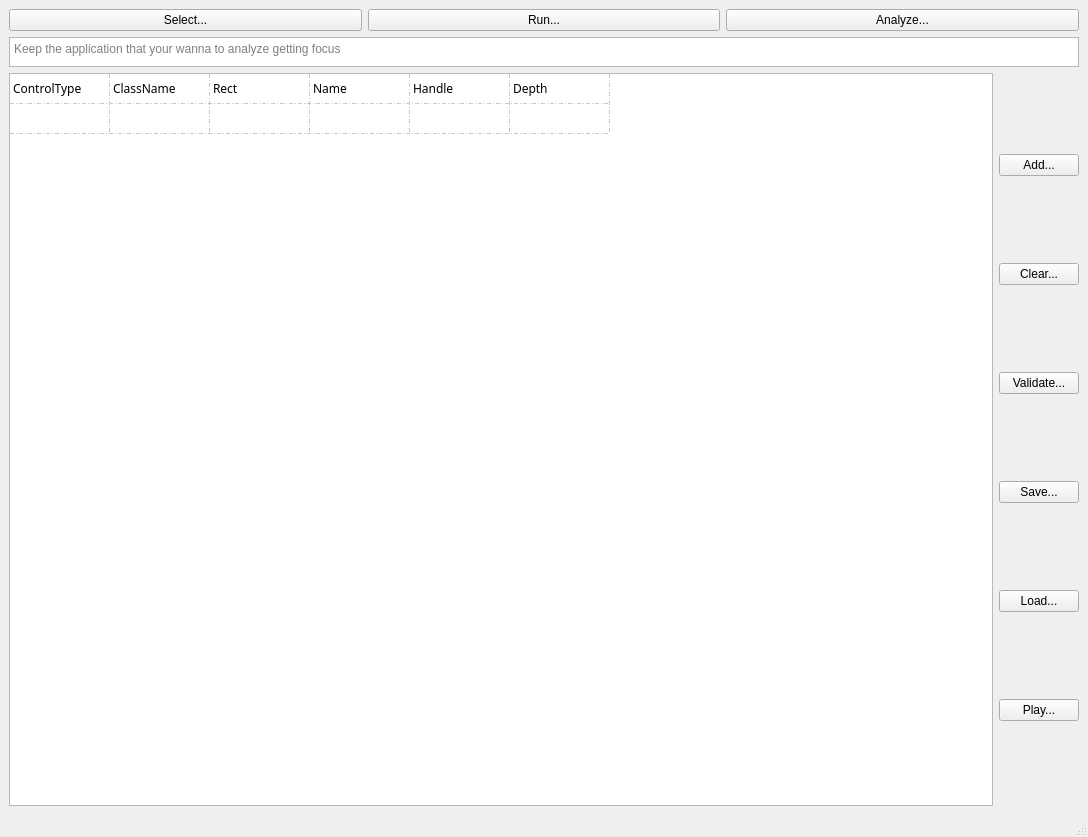
<?xml version="1.0" encoding="UTF-8"?>
<ui version="4.0">
 <class>MainWindow</class>
 <widget class="QMainWindow" name="MainWindow">
  <property name="geometry">
   <rect>
    <x>0</x>
    <y>0</y>
    <width>1088</width>
    <height>837</height>
   </rect>
  </property>
  <property name="sizePolicy">
   <sizepolicy hsizetype="Preferred" vsizetype="Fixed">
    <horstretch>0</horstretch>
    <verstretch>0</verstretch>
   </sizepolicy>
  </property>
  <property name="maximumSize">
   <size>
    <width>16777215</width>
    <height>900</height>
   </size>
  </property>
  <property name="windowTitle">
   <string>UIAuto</string>
  </property>
  <widget class="QWidget" name="centralwidget">
   <property name="sizePolicy">
    <sizepolicy hsizetype="Preferred" vsizetype="Fixed">
     <horstretch>0</horstretch>
     <verstretch>0</verstretch>
    </sizepolicy>
   </property>
   <property name="maximumSize">
    <size>
     <width>16777215</width>
     <height>900</height>
    </size>
   </property>
   <layout class="QVBoxLayout" name="verticalLayout">
    <item>
     <layout class="QHBoxLayout" name="horizontalLayout">
      <item>
       <widget class="QPushButton" name="select_button">
        <property name="text">
         <string>Select...</string>
        </property>
       </widget>
      </item>
      <item>
       <widget class="QPushButton" name="run_button">
        <property name="text">
         <string>Run...</string>
        </property>
       </widget>
      </item>
      <item>
       <widget class="QPushButton" name="analyze_button">
        <property name="text">
         <string>Analyze...</string>
        </property>
       </widget>
      </item>
     </layout>
    </item>
    <item>
     <widget class="QTextBrowser" name="textBrowser">
      <property name="maximumSize">
       <size>
        <width>16777215</width>
        <height>30</height>
       </size>
      </property>
      <property name="placeholderText">
       <string>Keep the application that your wanna to analyze getting focus</string>
      </property>
     </widget>
    </item>
    <item>
     <layout class="QHBoxLayout" name="horizontalLayout_2">
      <property name="sizeConstraint">
       <enum>QLayout::SetMinAndMaxSize</enum>
      </property>
      <item>
       <widget class="QTableWidget" name="tableWidget">
        <property name="font">
         <font>
          <family>微软雅黑</family>
         </font>
        </property>
        <property name="gridStyle">
         <enum>Qt::DashDotLine</enum>
        </property>
        <property name="sortingEnabled">
         <bool>false</bool>
        </property>
        <property name="rowCount">
         <number>2</number>
        </property>
        <property name="columnCount">
         <number>6</number>
        </property>
        <attribute name="horizontalHeaderVisible">
         <bool>false</bool>
        </attribute>
        <attribute name="horizontalHeaderCascadingSectionResizes">
         <bool>false</bool>
        </attribute>
        <attribute name="horizontalHeaderHighlightSections">
         <bool>true</bool>
        </attribute>
        <attribute name="horizontalHeaderShowSortIndicator" stdset="0">
         <bool>false</bool>
        </attribute>
        <attribute name="verticalHeaderVisible">
         <bool>false</bool>
        </attribute>
        <row/>
        <row/>
        <column/>
        <column/>
        <column/>
        <column/>
        <column/>
        <column/>
        <item row="0" column="0">
         <property name="text">
          <string>ControlType</string>
         </property>
        </item>
        <item row="0" column="1">
         <property name="text">
          <string>ClassName</string>
         </property>
        </item>
        <item row="0" column="2">
         <property name="text">
          <string>Rect</string>
         </property>
        </item>
        <item row="0" column="3">
         <property name="text">
          <string>Name</string>
         </property>
        </item>
        <item row="0" column="4">
         <property name="text">
          <string>Handle</string>
         </property>
        </item>
        <item row="0" column="5">
         <property name="text">
          <string>Depth</string>
         </property>
        </item>
       </widget>
      </item>
      <item>
       <layout class="QVBoxLayout" name="verticalLayout2">
        <item>
         <widget class="QPushButton" name="add_button">
          <property name="text">
           <string>Add...</string>
          </property>
         </widget>
        </item>
        <item>
         <widget class="QPushButton" name="clear_button">
          <property name="text">
           <string>Clear...</string>
          </property>
         </widget>
        </item>
        <item>
         <widget class="QPushButton" name="validate_btn">
          <property name="text">
           <string>Validate...</string>
          </property>
         </widget>
        </item>
        <item>
         <widget class="QPushButton" name="save_btn">
          <property name="text">
           <string>Save...</string>
          </property>
         </widget>
        </item>
        <item>
         <widget class="QPushButton" name="load_btn">
          <property name="text">
           <string>Load...</string>
          </property>
         </widget>
        </item>
        <item>
         <widget class="QPushButton" name="play_btn">
          <property name="text">
           <string>Play...</string>
          </property>
         </widget>
        </item>
       </layout>
      </item>
      <item>
       <layout class="QVBoxLayout" name="scriptVerticalLayout">
        <property name="sizeConstraint">
         <enum>QLayout::SetMinAndMaxSize</enum>
        </property>
       </layout>
      </item>
     </layout>
    </item>
   </layout>
  </widget>
  <widget class="QStatusBar" name="statusbar"/>
 </widget>
 <resources/>
 <connections/>
</ui>
